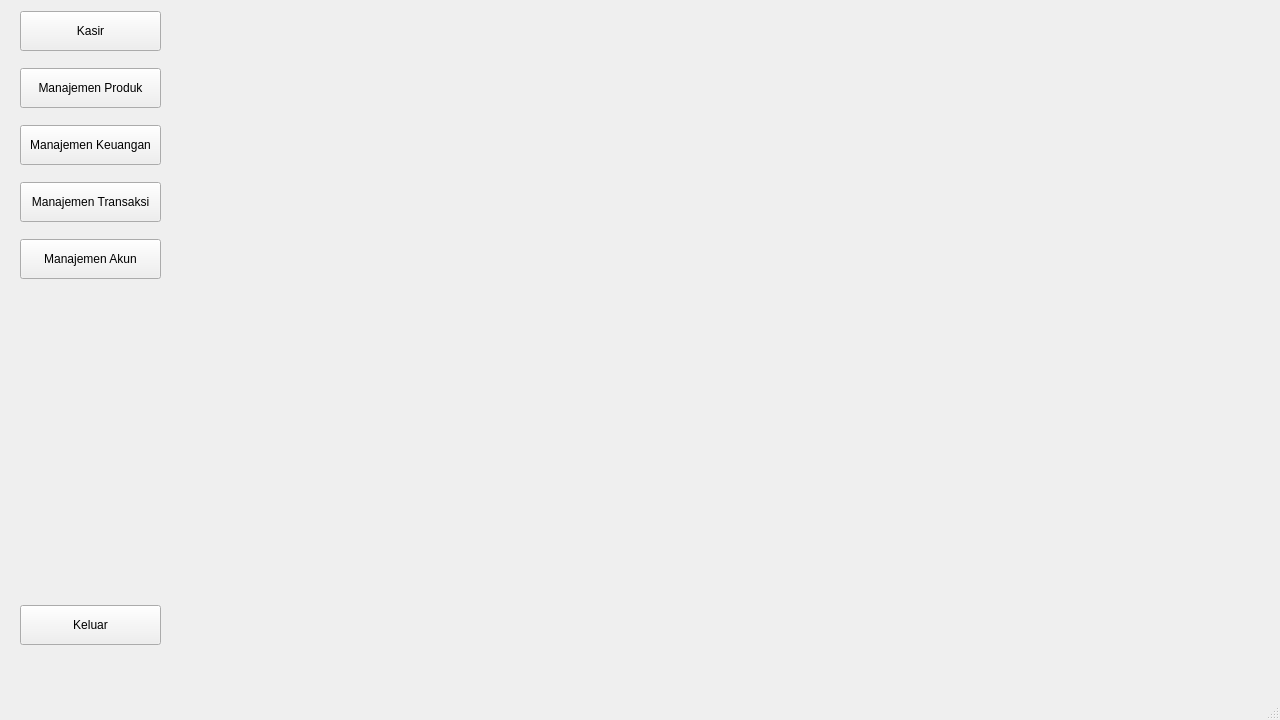
<?xml version="1.0" encoding="UTF-8"?>
<ui version="4.0">
 <class>MainWindow</class>
 <widget class="QMainWindow" name="MainWindow">
  <property name="geometry">
   <rect>
    <x>0</x>
    <y>0</y>
    <width>1280</width>
    <height>720</height>
   </rect>
  </property>
  <property name="minimumSize">
   <size>
    <width>1280</width>
    <height>720</height>
   </size>
  </property>
  <property name="maximumSize">
   <size>
    <width>1920</width>
    <height>1080</height>
   </size>
  </property>
  <property name="windowTitle">
   <string>MainWindow</string>
  </property>
  <widget class="QWidget" name="centralwidget">
   <widget class="QStackedWidget" name="stackedWidget">
    <property name="geometry">
     <rect>
      <x>179</x>
      <y>-1</y>
      <width>1101</width>
      <height>691</height>
     </rect>
    </property>
   </widget>
   <widget class="QWidget" name="verticalLayoutWidget">
    <property name="geometry">
     <rect>
      <x>20</x>
      <y>0</y>
      <width>141</width>
      <height>291</height>
     </rect>
    </property>
    <layout class="QVBoxLayout" name="verticalLayout">
     <item>
      <widget class="QPushButton" name="button_kasir">
       <property name="minimumSize">
        <size>
         <width>0</width>
         <height>40</height>
        </size>
       </property>
       <property name="text">
        <string>Kasir</string>
       </property>
      </widget>
     </item>
     <item>
      <widget class="QPushButton" name="button_produk">
       <property name="minimumSize">
        <size>
         <width>0</width>
         <height>40</height>
        </size>
       </property>
       <property name="text">
        <string>Manajemen Produk</string>
       </property>
      </widget>
     </item>
     <item>
      <widget class="QPushButton" name="button_keuangan">
       <property name="minimumSize">
        <size>
         <width>0</width>
         <height>40</height>
        </size>
       </property>
       <property name="text">
        <string>Manajemen Keuangan</string>
       </property>
      </widget>
     </item>
     <item>
      <widget class="QPushButton" name="button_transaksi">
       <property name="minimumSize">
        <size>
         <width>0</width>
         <height>40</height>
        </size>
       </property>
       <property name="text">
        <string>Manajemen Transaksi</string>
       </property>
      </widget>
     </item>
     <item>
      <widget class="QPushButton" name="button_akun">
       <property name="minimumSize">
        <size>
         <width>0</width>
         <height>40</height>
        </size>
       </property>
       <property name="text">
        <string>Manajemen Akun</string>
       </property>
      </widget>
     </item>
    </layout>
   </widget>
   <widget class="QWidget" name="verticalLayoutWidget_2">
    <property name="geometry">
     <rect>
      <x>20</x>
      <y>590</y>
      <width>141</width>
      <height>71</height>
     </rect>
    </property>
    <layout class="QVBoxLayout" name="verticalLayout_2">
     <item>
      <widget class="QPushButton" name="button_keluar">
       <property name="minimumSize">
        <size>
         <width>0</width>
         <height>40</height>
        </size>
       </property>
       <property name="text">
        <string>Keluar</string>
       </property>
      </widget>
     </item>
    </layout>
   </widget>
  </widget>
  <widget class="QMenuBar" name="menubar">
   <property name="geometry">
    <rect>
     <x>0</x>
     <y>0</y>
     <width>1280</width>
     <height>22</height>
    </rect>
   </property>
  </widget>
  <widget class="QStatusBar" name="statusbar"/>
 </widget>
 <tabstops>
  <tabstop>button_kasir</tabstop>
  <tabstop>button_produk</tabstop>
  <tabstop>button_keuangan</tabstop>
  <tabstop>button_transaksi</tabstop>
  <tabstop>button_akun</tabstop>
 </tabstops>
 <resources/>
 <connections/>
</ui>
